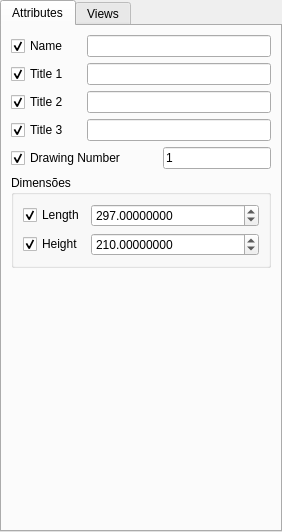
<?xml version="1.0" encoding="UTF-8"?>
<ui version="4.0">
 <class>Form</class>
 <widget class="QWidget" name="Form">
  <property name="geometry">
   <rect>
    <x>0</x>
    <y>0</y>
    <width>282</width>
    <height>514</height>
   </rect>
  </property>
  <property name="windowTitle">
   <string>Object Drawing Properties</string>
  </property>
  <layout class="QGridLayout" name="gridLayout_6">
   <property name="leftMargin">
    <number>0</number>
   </property>
   <property name="topMargin">
    <number>0</number>
   </property>
   <property name="rightMargin">
    <number>0</number>
   </property>
   <property name="bottomMargin">
    <number>0</number>
   </property>
   <item row="0" column="0">
    <widget class="QTabWidget" name="tabWidget">
     <property name="sizePolicy">
      <sizepolicy hsizetype="Expanding" vsizetype="Expanding">
       <horstretch>0</horstretch>
       <verstretch>0</verstretch>
      </sizepolicy>
     </property>
     <property name="layoutDirection">
      <enum>Qt::LeftToRight</enum>
     </property>
     <property name="currentIndex">
      <number>0</number>
     </property>
     <property name="objectProperty" stdset="0">
      <string/>
     </property>
     <property name="widgetAction" stdset="0">
      <string/>
     </property>
     <widget class="QWidget" name="tabAttributes">
      <attribute name="title">
       <string>Attributes</string>
      </attribute>
      <layout class="QGridLayout" name="gridLayout_7">
       <item row="4" column="0" colspan="2">
        <widget class="QCheckBox" name="checkBoxToggleDrawingNumber">
         <property name="text">
          <string>Drawing Number</string>
         </property>
         <property name="checked">
          <bool>true</bool>
         </property>
         <property name="objectProperty" stdset="0">
          <string notr="true">DrawingNumber</string>
         </property>
         <property name="widgetAction" stdset="0">
          <string notr="true">toggleModifyProperty</string>
         </property>
        </widget>
       </item>
       <item row="1" column="0">
        <widget class="QCheckBox" name="checkBoxToggleDrawingTitle1">
         <property name="text">
          <string>Title 1</string>
         </property>
         <property name="checked">
          <bool>true</bool>
         </property>
         <property name="objectProperty" stdset="0">
          <string notr="true">DrawingTitle1</string>
         </property>
         <property name="widgetAction" stdset="0">
          <string notr="true">toggleModifyProperty</string>
         </property>
        </widget>
       </item>
       <item row="1" column="1" colspan="2">
        <widget class="QLineEdit" name="lineEditDrawingTitle1">
         <property name="text">
          <string notr="true"/>
         </property>
         <property name="objectProperty" stdset="0">
          <string notr="true">DrawingTitle1</string>
         </property>
         <property name="widgetAction" stdset="0">
          <string notr="true"/>
         </property>
         <property name="objectPropertyValue" stdset="0">
          <string/>
         </property>
        </widget>
       </item>
       <item row="3" column="0">
        <widget class="QCheckBox" name="checkBoxToggleDrawingTitle3">
         <property name="text">
          <string>Title 3</string>
         </property>
         <property name="checked">
          <bool>true</bool>
         </property>
         <property name="objectProperty" stdset="0">
          <string notr="true">DrawingTitle3</string>
         </property>
         <property name="widgetAction" stdset="0">
          <string notr="true">toggleModifyProperty</string>
         </property>
        </widget>
       </item>
       <item row="0" column="1" colspan="2">
        <widget class="QLineEdit" name="lineEditDrawingName">
         <property name="text">
          <string notr="true"/>
         </property>
         <property name="objectProperty" stdset="0">
          <string notr="true">DrawingName</string>
         </property>
         <property name="widgetAction" stdset="0">
          <string notr="true"/>
         </property>
         <property name="objectPropertyValue" stdset="0">
          <string/>
         </property>
        </widget>
       </item>
       <item row="5" column="0" colspan="3">
        <widget class="QGroupBox" name="groupBox_4">
         <property name="title">
          <string>Dimensões</string>
         </property>
         <layout class="QGridLayout" name="gridLayout_2">
          <item row="0" column="0">
           <widget class="QCheckBox" name="checkBoxToggleDrawingLength">
            <property name="text">
             <string>Length</string>
            </property>
            <property name="checked">
             <bool>true</bool>
            </property>
            <property name="objectProperty" stdset="0">
             <string notr="true">DrawingLength</string>
            </property>
            <property name="widgetAction" stdset="0">
             <string notr="true">toggleModifyProperty</string>
            </property>
           </widget>
          </item>
          <item row="0" column="1">
           <widget class="QDoubleSpinBox" name="doubleSpinBoxDrawingLength">
            <property name="sizePolicy">
             <sizepolicy hsizetype="Minimum" vsizetype="Fixed">
              <horstretch>1</horstretch>
              <verstretch>0</verstretch>
             </sizepolicy>
            </property>
            <property name="decimals">
             <number>8</number>
            </property>
            <property name="minimum">
             <double>-100000000000.000000000000000</double>
            </property>
            <property name="maximum">
             <double>100000000000.000000000000000</double>
            </property>
            <property name="value">
             <double>297.000000000000000</double>
            </property>
            <property name="objectProperty" stdset="0">
             <string notr="true">DrawingLength</string>
            </property>
            <property name="widgetAction" stdset="0">
             <string notr="true"/>
            </property>
           </widget>
          </item>
          <item row="1" column="0">
           <widget class="QCheckBox" name="checkBoxToggleDrawingHeight">
            <property name="text">
             <string>Height</string>
            </property>
            <property name="checked">
             <bool>true</bool>
            </property>
            <property name="objectProperty" stdset="0">
             <string notr="true">DrawingHeight</string>
            </property>
            <property name="widgetAction" stdset="0">
             <string notr="true">toggleModifyProperty</string>
            </property>
           </widget>
          </item>
          <item row="1" column="1">
           <widget class="QDoubleSpinBox" name="doubleSpinBoxDrawingHeight">
            <property name="sizePolicy">
             <sizepolicy hsizetype="Minimum" vsizetype="Fixed">
              <horstretch>1</horstretch>
              <verstretch>0</verstretch>
             </sizepolicy>
            </property>
            <property name="decimals">
             <number>8</number>
            </property>
            <property name="minimum">
             <double>-100000000000.000000000000000</double>
            </property>
            <property name="maximum">
             <double>100000000000.000000000000000</double>
            </property>
            <property name="value">
             <double>210.000000000000000</double>
            </property>
            <property name="objectProperty" stdset="0">
             <string notr="true">DrawingHeight</string>
            </property>
            <property name="widgetAction" stdset="0">
             <string notr="true"/>
            </property>
           </widget>
          </item>
         </layout>
        </widget>
       </item>
       <item row="2" column="1" colspan="2">
        <widget class="QLineEdit" name="lineEditDrawingTitle2">
         <property name="text">
          <string notr="true"/>
         </property>
         <property name="objectProperty" stdset="0">
          <string notr="true">DrawingTitle2</string>
         </property>
         <property name="widgetAction" stdset="0">
          <string notr="true"/>
         </property>
         <property name="objectPropertyValue" stdset="0">
          <string/>
         </property>
        </widget>
       </item>
       <item row="4" column="2">
        <widget class="QLineEdit" name="lineEditDrawingNumber">
         <property name="sizePolicy">
          <sizepolicy hsizetype="Minimum" vsizetype="Fixed">
           <horstretch>0</horstretch>
           <verstretch>0</verstretch>
          </sizepolicy>
         </property>
         <property name="text">
          <string notr="true">1</string>
         </property>
         <property name="objectProperty" stdset="0">
          <string notr="true">DrawingNumber</string>
         </property>
         <property name="widgetAction" stdset="0">
          <string notr="true"/>
         </property>
         <property name="objectPropertyValue" stdset="0">
          <string/>
         </property>
        </widget>
       </item>
       <item row="0" column="0">
        <widget class="QCheckBox" name="checkBoxToggleDrawingName">
         <property name="text">
          <string>Name</string>
         </property>
         <property name="checked">
          <bool>true</bool>
         </property>
         <property name="objectProperty" stdset="0">
          <string notr="true">DrawingName</string>
         </property>
         <property name="widgetAction" stdset="0">
          <string notr="true">toggleModifyProperty</string>
         </property>
        </widget>
       </item>
       <item row="2" column="0">
        <widget class="QCheckBox" name="checkBoxToggleDrawingTitle2">
         <property name="text">
          <string>Title 2</string>
         </property>
         <property name="checked">
          <bool>true</bool>
         </property>
         <property name="objectProperty" stdset="0">
          <string notr="true">DrawingTitle2</string>
         </property>
         <property name="widgetAction" stdset="0">
          <string notr="true">toggleModifyProperty</string>
         </property>
        </widget>
       </item>
       <item row="3" column="1" colspan="2">
        <widget class="QLineEdit" name="lineEditDrawingTitle3">
         <property name="text">
          <string notr="true"/>
         </property>
         <property name="objectProperty" stdset="0">
          <string notr="true">DrawingTitle3</string>
         </property>
         <property name="widgetAction" stdset="0">
          <string notr="true"/>
         </property>
         <property name="objectPropertyValue" stdset="0">
          <string/>
         </property>
        </widget>
       </item>
       <item row="6" column="2">
        <spacer name="verticalSpacer">
         <property name="orientation">
          <enum>Qt::Vertical</enum>
         </property>
         <property name="sizeType">
          <enum>QSizePolicy::MinimumExpanding</enum>
         </property>
         <property name="sizeHint" stdset="0">
          <size>
           <width>20</width>
           <height>200</height>
          </size>
         </property>
        </spacer>
       </item>
      </layout>
     </widget>
     <widget class="QWidget" name="tabViews">
      <attribute name="title">
       <string>Views</string>
      </attribute>
      <layout class="QGridLayout" name="gridLayout_5">
       <item row="0" column="0">
        <widget class="QGroupBox" name="groupBox">
         <property name="title">
          <string>Projection</string>
         </property>
         <layout class="QGridLayout" name="gridLayout">
          <item row="0" column="0" colspan="2">
           <widget class="QCheckBox" name="checkBoxToggleProjectionType">
            <property name="text">
             <string>Projection Type</string>
            </property>
            <property name="checked">
             <bool>true</bool>
            </property>
            <property name="objectProperty" stdset="0">
             <string notr="true">ProjectionType</string>
            </property>
            <property name="widgetAction" stdset="0">
             <string notr="true">toggleModifyProperty</string>
            </property>
           </widget>
          </item>
          <item row="0" column="2">
           <widget class="QComboBox" name="comboBoxOnProjectionType">
            <property name="sizePolicy">
             <sizepolicy hsizetype="Preferred" vsizetype="Fixed">
              <horstretch>1</horstretch>
              <verstretch>0</verstretch>
             </sizepolicy>
            </property>
            <property name="currentText">
             <string>First Angle</string>
            </property>
            <property name="currentIndex">
             <number>0</number>
            </property>
            <property name="objectProperty" stdset="0">
             <string notr="true">ProjectionType</string>
            </property>
            <property name="widgetAction" stdset="0">
             <string notr="true"/>
            </property>
            <item>
             <property name="text">
              <string>First Angle</string>
             </property>
            </item>
            <item>
             <property name="text">
              <string>Third Angle</string>
             </property>
            </item>
           </widget>
          </item>
          <item row="1" column="0">
           <widget class="QCheckBox" name="checkBoxToggleScale">
            <property name="text">
             <string>Scale</string>
            </property>
            <property name="checked">
             <bool>true</bool>
            </property>
            <property name="objectProperty" stdset="0">
             <string notr="true">Scale</string>
            </property>
            <property name="widgetAction" stdset="0">
             <string notr="true">toggleModifyProperty</string>
            </property>
           </widget>
          </item>
          <item row="1" column="2">
           <widget class="QLineEdit" name="lineEditScale">
            <property name="inputMethodHints">
             <set>Qt::ImhNone</set>
            </property>
            <property name="inputMask">
             <string>99999:99999</string>
            </property>
            <property name="text">
             <string notr="true">1:10</string>
            </property>
            <property name="maxLength">
             <number>11</number>
            </property>
            <property name="frame">
             <bool>true</bool>
            </property>
            <property name="cursorPosition">
             <number>11</number>
            </property>
            <property name="clearButtonEnabled">
             <bool>false</bool>
            </property>
            <property name="objectProperty" stdset="0">
             <string notr="true">Scale</string>
            </property>
            <property name="widgetAction" stdset="0">
             <string notr="true"/>
            </property>
            <property name="objectPropertyValue" stdset="0">
             <string/>
            </property>
           </widget>
          </item>
         </layout>
        </widget>
       </item>
       <item row="1" column="0">
        <widget class="QGroupBox" name="groupBox_5">
         <property name="title">
          <string>Rotation</string>
         </property>
         <layout class="QGridLayout" name="gridLayout_3">
          <item row="0" column="0">
           <widget class="QCheckBox" name="checkBoxToggleRotateAroundX">
            <property name="text">
             <string>Around X</string>
            </property>
            <property name="checked">
             <bool>true</bool>
            </property>
            <property name="objectProperty" stdset="0">
             <string notr="true">RotateAroundX</string>
            </property>
            <property name="widgetAction" stdset="0">
             <string notr="true">toggleModifyProperty</string>
            </property>
           </widget>
          </item>
          <item row="0" column="1">
           <widget class="QDoubleSpinBox" name="doubleSpinBoxRotateAroundX">
            <property name="sizePolicy">
             <sizepolicy hsizetype="Minimum" vsizetype="Fixed">
              <horstretch>1</horstretch>
              <verstretch>0</verstretch>
             </sizepolicy>
            </property>
            <property name="decimals">
             <number>8</number>
            </property>
            <property name="minimum">
             <double>-100000000000.000000000000000</double>
            </property>
            <property name="maximum">
             <double>100000000000.000000000000000</double>
            </property>
            <property name="objectProperty" stdset="0">
             <string notr="true">RotateAroundX</string>
            </property>
            <property name="widgetAction" stdset="0">
             <string notr="true"/>
            </property>
           </widget>
          </item>
          <item row="1" column="0">
           <widget class="QCheckBox" name="checkBoxToggleRotateAroundY">
            <property name="text">
             <string>Around Y</string>
            </property>
            <property name="checked">
             <bool>true</bool>
            </property>
            <property name="objectProperty" stdset="0">
             <string notr="true">RotateAroundY</string>
            </property>
            <property name="widgetAction" stdset="0">
             <string notr="true">toggleModifyProperty</string>
            </property>
           </widget>
          </item>
          <item row="1" column="1">
           <widget class="QDoubleSpinBox" name="doubleSpinBoxRotateAroundY">
            <property name="sizePolicy">
             <sizepolicy hsizetype="Minimum" vsizetype="Fixed">
              <horstretch>1</horstretch>
              <verstretch>0</verstretch>
             </sizepolicy>
            </property>
            <property name="decimals">
             <number>8</number>
            </property>
            <property name="minimum">
             <double>-100000000000.000000000000000</double>
            </property>
            <property name="maximum">
             <double>100000000000.000000000000000</double>
            </property>
            <property name="objectProperty" stdset="0">
             <string notr="true">RotateAroundY</string>
            </property>
            <property name="widgetAction" stdset="0">
             <string notr="true"/>
            </property>
           </widget>
          </item>
          <item row="2" column="0">
           <widget class="QCheckBox" name="checkBoxToggleRotateAroundZ">
            <property name="text">
             <string>Around Z</string>
            </property>
            <property name="checked">
             <bool>true</bool>
            </property>
            <property name="objectProperty" stdset="0">
             <string notr="true">RotateAroundZ</string>
            </property>
            <property name="widgetAction" stdset="0">
             <string notr="true">toggleModifyProperty</string>
            </property>
           </widget>
          </item>
          <item row="2" column="1">
           <widget class="QDoubleSpinBox" name="doubleSpinBoxRotateAroundZ">
            <property name="sizePolicy">
             <sizepolicy hsizetype="Minimum" vsizetype="Fixed">
              <horstretch>1</horstretch>
              <verstretch>0</verstretch>
             </sizepolicy>
            </property>
            <property name="decimals">
             <number>8</number>
            </property>
            <property name="minimum">
             <double>-100000000000.000000000000000</double>
            </property>
            <property name="maximum">
             <double>100000000000.000000000000000</double>
            </property>
            <property name="objectProperty" stdset="0">
             <string notr="true">RotateAroundZ</string>
            </property>
            <property name="widgetAction" stdset="0">
             <string notr="true"/>
            </property>
           </widget>
          </item>
         </layout>
        </widget>
       </item>
       <item row="2" column="0">
        <widget class="QGroupBox" name="groupBox_2">
         <property name="title">
          <string>Base Views</string>
         </property>
         <layout class="QGridLayout" name="gridLayout_4">
          <item row="0" column="0">
           <widget class="QCheckBox" name="checkBoxToggleFrontView">
            <property name="text">
             <string>Front View</string>
            </property>
            <property name="checked">
             <bool>true</bool>
            </property>
            <property name="objectProperty" stdset="0">
             <string notr="true">FrontView</string>
            </property>
            <property name="widgetAction" stdset="0">
             <string notr="true">toggleModifyProperty</string>
            </property>
           </widget>
          </item>
          <item row="0" column="1">
           <widget class="QComboBox" name="comboBoxFrontView">
            <property name="sizePolicy">
             <sizepolicy hsizetype="MinimumExpanding" vsizetype="Fixed">
              <horstretch>0</horstretch>
              <verstretch>0</verstretch>
             </sizepolicy>
            </property>
            <property name="currentText">
             <string>Yes</string>
            </property>
            <property name="currentIndex">
             <number>0</number>
            </property>
            <property name="objectProperty" stdset="0">
             <string notr="true">FrontView</string>
            </property>
            <property name="widgetAction" stdset="0">
             <string notr="true"/>
            </property>
            <item>
             <property name="text">
              <string>Yes</string>
             </property>
            </item>
            <item>
             <property name="text">
              <string>No</string>
             </property>
            </item>
           </widget>
          </item>
          <item row="1" column="0">
           <widget class="QCheckBox" name="checkBoxToggleBackView">
            <property name="text">
             <string>Back View</string>
            </property>
            <property name="checked">
             <bool>true</bool>
            </property>
            <property name="objectProperty" stdset="0">
             <string notr="true">BackView</string>
            </property>
            <property name="widgetAction" stdset="0">
             <string notr="true">toggleModifyProperty</string>
            </property>
           </widget>
          </item>
          <item row="1" column="1">
           <widget class="QComboBox" name="comboBoxBackView">
            <property name="sizePolicy">
             <sizepolicy hsizetype="MinimumExpanding" vsizetype="Fixed">
              <horstretch>0</horstretch>
              <verstretch>0</verstretch>
             </sizepolicy>
            </property>
            <property name="currentText">
             <string>Yes</string>
            </property>
            <property name="currentIndex">
             <number>0</number>
            </property>
            <property name="objectProperty" stdset="0">
             <string notr="true">BackView</string>
            </property>
            <property name="widgetAction" stdset="0">
             <string notr="true"/>
            </property>
            <item>
             <property name="text">
              <string>Yes</string>
             </property>
            </item>
            <item>
             <property name="text">
              <string>No</string>
             </property>
            </item>
           </widget>
          </item>
          <item row="2" column="0">
           <widget class="QCheckBox" name="checkBoxToggleTopView">
            <property name="text">
             <string>Top View</string>
            </property>
            <property name="checked">
             <bool>true</bool>
            </property>
            <property name="objectProperty" stdset="0">
             <string notr="true">TopView</string>
            </property>
            <property name="widgetAction" stdset="0">
             <string notr="true">toggleModifyProperty</string>
            </property>
           </widget>
          </item>
          <item row="2" column="1">
           <widget class="QComboBox" name="comboBoxTopView">
            <property name="sizePolicy">
             <sizepolicy hsizetype="MinimumExpanding" vsizetype="Fixed">
              <horstretch>0</horstretch>
              <verstretch>0</verstretch>
             </sizepolicy>
            </property>
            <property name="currentText">
             <string>Yes</string>
            </property>
            <property name="currentIndex">
             <number>0</number>
            </property>
            <property name="objectProperty" stdset="0">
             <string notr="true">TopView</string>
            </property>
            <property name="widgetAction" stdset="0">
             <string notr="true"/>
            </property>
            <item>
             <property name="text">
              <string>Yes</string>
             </property>
            </item>
            <item>
             <property name="text">
              <string>No</string>
             </property>
            </item>
           </widget>
          </item>
          <item row="3" column="0">
           <widget class="QCheckBox" name="checkBoxToggleBottomView">
            <property name="text">
             <string>Bottom View</string>
            </property>
            <property name="checked">
             <bool>true</bool>
            </property>
            <property name="objectProperty" stdset="0">
             <string notr="true">BottomView</string>
            </property>
            <property name="widgetAction" stdset="0">
             <string notr="true">toggleModifyProperty</string>
            </property>
           </widget>
          </item>
          <item row="3" column="1">
           <widget class="QComboBox" name="comboBoxBottomView">
            <property name="sizePolicy">
             <sizepolicy hsizetype="MinimumExpanding" vsizetype="Fixed">
              <horstretch>0</horstretch>
              <verstretch>0</verstretch>
             </sizepolicy>
            </property>
            <property name="currentText">
             <string>Yes</string>
            </property>
            <property name="currentIndex">
             <number>0</number>
            </property>
            <property name="objectProperty" stdset="0">
             <string notr="true">BottomView</string>
            </property>
            <property name="widgetAction" stdset="0">
             <string notr="true"/>
            </property>
            <item>
             <property name="text">
              <string>Yes</string>
             </property>
            </item>
            <item>
             <property name="text">
              <string>No</string>
             </property>
            </item>
           </widget>
          </item>
          <item row="4" column="0">
           <widget class="QCheckBox" name="checkBoxToggleLeftView">
            <property name="text">
             <string>Left View</string>
            </property>
            <property name="checked">
             <bool>true</bool>
            </property>
            <property name="objectProperty" stdset="0">
             <string notr="true">LeftView</string>
            </property>
            <property name="widgetAction" stdset="0">
             <string notr="true">toggleModifyProperty</string>
            </property>
           </widget>
          </item>
          <item row="4" column="1">
           <widget class="QComboBox" name="comboBoxLeftView">
            <property name="sizePolicy">
             <sizepolicy hsizetype="MinimumExpanding" vsizetype="Fixed">
              <horstretch>0</horstretch>
              <verstretch>0</verstretch>
             </sizepolicy>
            </property>
            <property name="currentText">
             <string>Yes</string>
            </property>
            <property name="currentIndex">
             <number>0</number>
            </property>
            <property name="objectProperty" stdset="0">
             <string notr="true">LeftView</string>
            </property>
            <property name="widgetAction" stdset="0">
             <string notr="true"/>
            </property>
            <item>
             <property name="text">
              <string>Yes</string>
             </property>
            </item>
            <item>
             <property name="text">
              <string>No</string>
             </property>
            </item>
           </widget>
          </item>
          <item row="5" column="0">
           <widget class="QCheckBox" name="checkBoxToggleRightView">
            <property name="text">
             <string>Right View</string>
            </property>
            <property name="checked">
             <bool>true</bool>
            </property>
            <property name="objectProperty" stdset="0">
             <string notr="true">RightView</string>
            </property>
            <property name="widgetAction" stdset="0">
             <string notr="true">toggleModifyProperty</string>
            </property>
           </widget>
          </item>
          <item row="5" column="1">
           <widget class="QComboBox" name="comboBoxRightView">
            <property name="sizePolicy">
             <sizepolicy hsizetype="MinimumExpanding" vsizetype="Fixed">
              <horstretch>0</horstretch>
              <verstretch>0</verstretch>
             </sizepolicy>
            </property>
            <property name="currentText">
             <string>Yes</string>
            </property>
            <property name="currentIndex">
             <number>0</number>
            </property>
            <property name="objectProperty" stdset="0">
             <string notr="true">RightView</string>
            </property>
            <property name="widgetAction" stdset="0">
             <string notr="true"/>
            </property>
            <item>
             <property name="text">
              <string>Yes</string>
             </property>
            </item>
            <item>
             <property name="text">
              <string>No</string>
             </property>
            </item>
           </widget>
          </item>
          <item row="6" column="0">
           <widget class="QCheckBox" name="checkBoxToggleSectionViews">
            <property name="text">
             <string>Section Views</string>
            </property>
            <property name="checked">
             <bool>true</bool>
            </property>
            <property name="objectProperty" stdset="0">
             <string notr="true">SectionViews</string>
            </property>
            <property name="widgetAction" stdset="0">
             <string notr="true">toggleModifyProperty</string>
            </property>
           </widget>
          </item>
          <item row="6" column="1">
           <widget class="QComboBox" name="comboBoxSectionViews">
            <property name="sizePolicy">
             <sizepolicy hsizetype="MinimumExpanding" vsizetype="Fixed">
              <horstretch>0</horstretch>
              <verstretch>0</verstretch>
             </sizepolicy>
            </property>
            <property name="currentText">
             <string>Yes</string>
            </property>
            <property name="currentIndex">
             <number>0</number>
            </property>
            <property name="objectProperty" stdset="0">
             <string notr="true">SectionViews</string>
            </property>
            <property name="widgetAction" stdset="0">
             <string notr="true"/>
            </property>
            <item>
             <property name="text">
              <string>Yes</string>
             </property>
            </item>
            <item>
             <property name="text">
              <string>No</string>
             </property>
            </item>
           </widget>
          </item>
          <item row="7" column="0">
           <widget class="QCheckBox" name="checkBoxToggle3DView">
            <property name="text">
             <string>3D View</string>
            </property>
            <property name="checked">
             <bool>true</bool>
            </property>
            <property name="objectProperty" stdset="0">
             <string notr="true">View3D</string>
            </property>
            <property name="widgetAction" stdset="0">
             <string notr="true">toggleModifyProperty</string>
            </property>
           </widget>
          </item>
          <item row="7" column="1">
           <widget class="QComboBox" name="comboBox3DView">
            <property name="sizePolicy">
             <sizepolicy hsizetype="MinimumExpanding" vsizetype="Fixed">
              <horstretch>0</horstretch>
              <verstretch>0</verstretch>
             </sizepolicy>
            </property>
            <property name="currentText">
             <string>Yes</string>
            </property>
            <property name="currentIndex">
             <number>0</number>
            </property>
            <property name="objectProperty" stdset="0">
             <string notr="true">View3D</string>
            </property>
            <property name="widgetAction" stdset="0">
             <string notr="true"/>
            </property>
            <item>
             <property name="text">
              <string>Yes</string>
             </property>
            </item>
            <item>
             <property name="text">
              <string>No</string>
             </property>
            </item>
           </widget>
          </item>
         </layout>
        </widget>
       </item>
      </layout>
     </widget>
    </widget>
   </item>
  </layout>
 </widget>
 <resources/>
 <connections/>
</ui>
